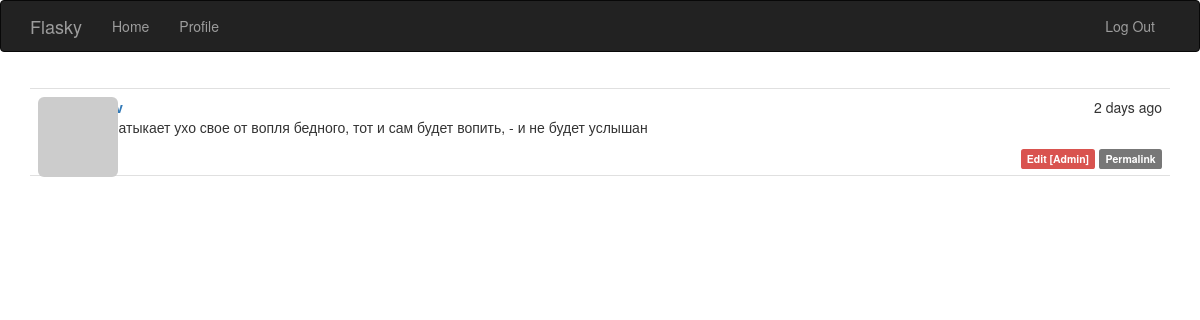
/post/6 (signed in), run on the app's committed database.
### app/models.py (models this page shows, shortened)
class Post(db.Model):
    __tablename__ = 'posts'
    id = db.Column(db.Integer, primary_key=True)
    body = db.Column(db.Text)
    body_html = db.Column(db.Text)
    timestamp = db.Column(db.DateTime, index=True, default=datetime.utcnow)
    auth_id = db.Column(db.Integer, db.ForeignKey('users.id'))

### app/main/views.py (the view)
@main.route('/post/<int:id>')
def post(id):
    post = Post.query.get_or_404(id)
    return render_template('post.html', posts=[post], id=id)

### app/auth/views.py (called while the page is built)
@auth.before_app_request
def before_request():
    if current_user.is_authenticated:
        current_user.ping()
        if not current_user.confirmed \
                and request.blueprint != 'auth' \
                and request.endpoint != 'static':
            return redirect(url_for('auth.unconfirmed'))

### app/main/__init__.py (called while the page is built)
@main.app_context_processor
def inject_permissions():
    return dict(Permission=Permission)

### app/models.py (called while the page is built)
@login_manager.user_loader
def load_user(user_id):
    return User.query.get(int(user_id))

    def has_permission(self, perm):
        return self.permissions & perm == perm

    def can(self, perm):
        return self.role is not None and self.role.has_permission(perm)

    def is_administrator(self):
        return self.can(Permission.ADMIN)

    def ping(self):
        self.last_seen = datetime.utcnow()
        db.session.add(self)
        db.session.commit()

    def gravatar(self, size=100, default='identicon', rating='g'):
        if request.is_secure:
            url = 'https://secure.gravatar.com/avatar'
        else:
            url = 'http://secure.gravatar.com/avatar'
        hash = hashlib.md5(self.email.lower().encode('utf-8')).hexdigest()
        return f'{url}/{hash}?s={size}&d={default}&r={rating}'

### app/templates/post.html (shortened to what this page needs)
{% extends "base.html" %}
{% block page_content %}
{% include '_posts.html' %}
{% endblock %}

### app/templates/_posts.html (shortened to what this page needs)
<ul class="posts">
    {% for post in posts %}
    <li class="post">
        <div class="profile-thumbnail">
            <a href="{{ url_for('.user', username=post.author.username) }}">
                <img class="img-rounded profile-thumbnail" src="{{ post.author.gravatar(size=40) }}">
            </a>
        </div>
        <div class="post-date">{{ moment(post.timestamp).fromNow() }}</div>
        <div class="post-author">
            <a href="{{ url_for('.user', username=post.author.username) }}">
            </a>
        </div>
       <div class="post-content">
        <div class="post-body">
            {% if post.body_html %}
                {{ post.body_html | safe }}
            {% else %}
                {{ post.body }}
        {% endif %}
        </div>
        <div class="post-footer">
       {% if current_user == post.author %}
            <a href="{{ url_for('.edit', id=post.id) }}">
                <span class="label label-primary">Edit</span>
            </a>
            {% elif current_user.is_administrator() %}
            <a href="{{ url_for('.edit', id=post.id) }}">
                <span class="label label-danger">Edit [Admin]</span>
            </a>
            {% endif %}
            <a href="{{ url_for('.post', id=post.id) }}">
                <span class="label label-default">Permalink</span>
            </a>
        </div>
</div>
    </li>
    {% endfor %}
</ul>

### app/static/styles.css (style rules this page uses)
.profile-thumbnail { position: absolute; }
ul.posts { list-style-type: none; padding: 0px; margin: 16px 0px 0px 0px; border-top: 1px solid #e0e0e0; }
ul.posts li.post { padding: 8px; border-bottom: 1px solid #e0e0e0; }
div.post-date { float: right; }
div.post-author { font-weight: bold; margin-left: 48px; }
div.post-content { margin-left: 48px; min-height: 48px; }
div.post-footer { text-align: right; }

### data on the page
Post: timestamp "2 days ago", body_html "Кто затыкает ухо свое от вопля бедного, тот и сам будет вопить, - и не будет услышан"
